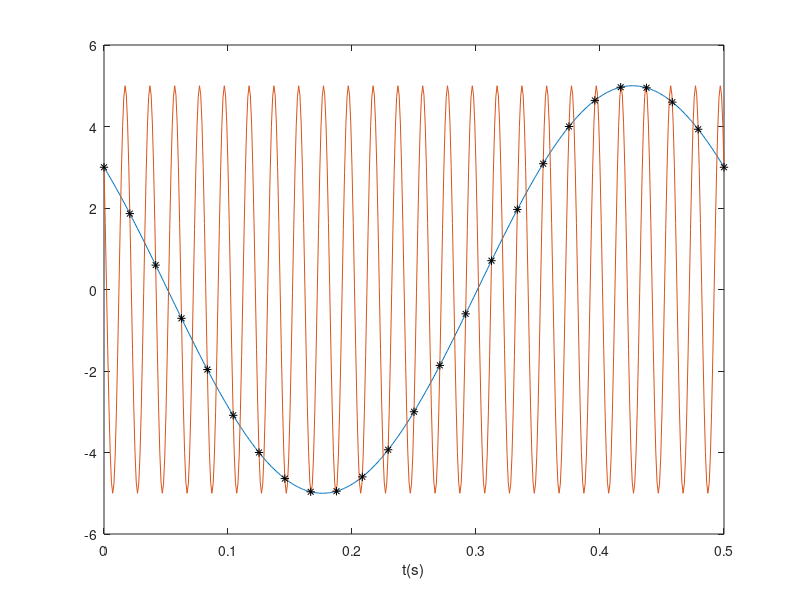
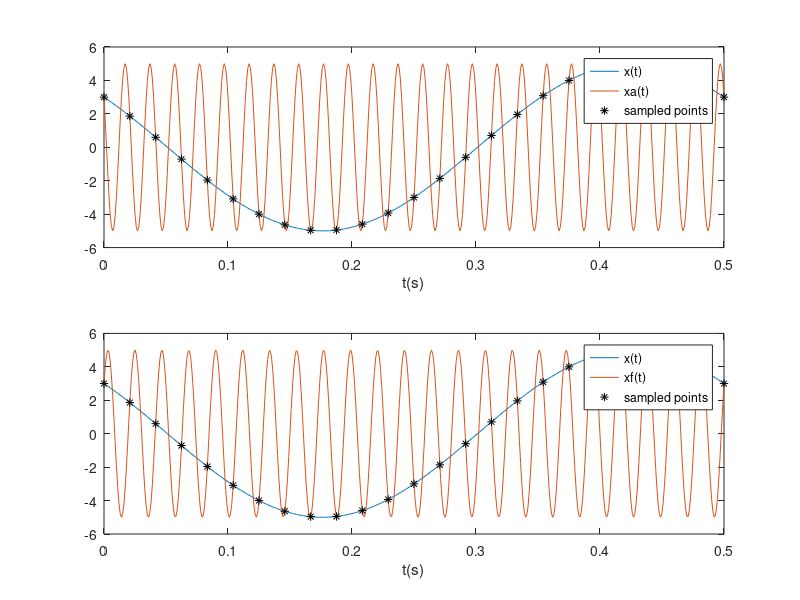

Write MATLAB code to recreate these figures, in order. (Note: this script raises an error after producing the figures.)
% BME671L Lab #6: aliasing, folding, images

% Your name: Jiaxu Meng

% LABEL ALL AXES WHERE APPROPRIATE
 
close all, clear all

%%
% Q1: Consider three sinusoids: 
% a) x(t) = (3 + 4j)exp(j 4 pi t)=5*exp(j(4pi*t+0.9273)). A sampled version of this sinusoid x[n]
%    is obtained using a sampling frequency of fs = 48 Hz.
% b) xa(t) that has the same discrete-time signal x[n] as a result of
%    aliasing. Use the signal with the smallest possible frequency.
% c) xf(t) that has the same discrete-time signal x[n] as a result of
%    folding. Use the signal with the smallest possible frequency.
% fa=50Hz wa^=+-25pi/12
% ff=46Hz wf^=+-23pi/12

%%
% Q2: Plot the real parts of x(t) and xa(t) on the same graph.
% Indicate the sampled points. 

t = 0:0.001:0.5;
ts = 0:(1/48):0.5;
x = @(t) 5*cos(4*pi*t+0.9273);
xa = @(t) 5*cos(100*pi*t+0.9273);
xf = @(t) 5*cos(92*pi*t-0.9273);
figure;
plot(t,x(t),t,xa(t));
hold on
plot(ts,xa(ts),'k*');
xlabel('t(s)');

%%
% Q3: Make a similar plot for x(t) and xf(t). Use subplot to put the plots
% of Q2 and Q3 on the same figure. Add legends.
figure;
subplot(2,1,1);
plot(t,x(t),t,xa(t));
hold on
plot(ts,xa(ts),'k*');
xlabel('t(s)');
legend('x(t)','xa(t)','sampled points');
subplot(2,1,2);
plot(t,x(t),t,xf(t));
hold on
plot(ts,xf(ts),'k*');
xlabel('t(s)');
legend('x(t)','xf(t)','sampled points');

%%
% Q4: Plot the discrete-time spectra of all 3 signals on the same
% graph. Feel free to use any commands from previous labs. Use w for
% the x-axis.
figure;
f = [-25*pi/12 -23*pi/12 -pi/12 pi/12 23*pi/12 25*pi/12];
X = [3-1i*4 3+1i*4 3-1i*4 3+1i*4 3-1i*4 3+1i*4];
plot_spectra(f, X, 'w');

% ********************************************************************
%   SHOW YOUR SPECTRUM TO THE TA TO RECEIVE CREDIT FOR THE LAB
% ******************************************** ***********************

%%
% Q5: Describe the patterns in the magnitude and phase plots. 

% YOUR ANSWER: w_hat equals +/-pi/12 gives the primary alias,
% which corresponds to the digitized x(t).  w_hat equals +/-23pi/12 gives
% the folding alias, which corresponds to the digitized xf(t).  w_hat
% equals +/-25pi/12 gives the aliasing alias, which corresponds to the
% digitized xa(t).
% In magnitude spectrum, 6 spectral lines are of the same
% magnitude which is 5. 
% In phase spectrum, 3 spectral lines with negative phase indicates
% conjugate complex phasor.  The folding case is special since the positive
% component (23pi/12) corresponds to the conjugate one.

%%
% Q6: There are an infinite number of signals that have the same
% principal alias. xa2(t) and xf2(t) are even higher frequency signals
% that have same discrete-time signal x[n] as a result of
% aliasing/folding. List 3 possible frequencies for each and create a
% new figure that displays the spectrum with these additional signals.

% YOUR ANSWER:
% fa2 = 98, 146, 194
% ff2 = 94, 142, 190
figure;
f_pos = [pi/12 23*pi/12 25*pi/12 47*pi/12 49*pi/12 71*pi/12 73*pi/12 95*pi/12 97*pi/12];
X_pos = [3+1i*4 3-1i*4 3+1i*4 3-1i*4 3+1i*4 3-1i*4 3+1i*4 3-1i*4 3+1i*4];
f_neg = flip(-f_pos);
X_neg = flip(conj(X_pos));
f = cat(1,f_neg,f_pos);
X = cat(1,X_neg,X_pos);
plot_spectra(f, X, 'w');

%%
% Q7: Up until now we have only considered time-dependent signals.
% However, the sampling theorem applies to any continuous signal. For
% example, digital images are created by sampling in two spatial
% dimensions. 
%   * Load lighthouse.mat which has an image stored as xx.
%   * Display the image using imshow
figure;
xx = load('lighthouse.mat');
imshow(xx.xx);
axis on

%%
% Q8: To save space, sometimes images are down-sampled to a lower
% resolution. Simulate down-sampling by throwing away every other
% sample in both directions. Display the image using imshow. Why is
% the figure smaller?
figure;
xx = xx.xx;
x2 = xx(1:2:end,1:2:end);
imshow(x2);
whos x2
% YOUR ANSWER: Down-sampling removes every other sample away, so it shrink
% the size of the image

%%
% Q9: To avoid automatic resizing of figure with the down-sampled
% image, display the image using imagesc. Matlab defaults to a color
% map called "parula". Check out how this affects the image before
% changing the color map to gray. Also turn the axis off.
figure;
imagesc(x2);
colormap(gray);
axis off

%% 
% Q10: There is aliasing in the down-sampled image. Describe how the
% aliasing appears visually. Which parts of the imaging show the
% aliasing effects most dramatically?

% YOUR ANSWER: The edges are not clear and different fences cannot be
% distinguished.
% The fences are alisaed dramatically.

%%
% Q11: Explain why the aliasing happens in the lighthouse image using
% a "frequency domain" explanation. In other words, estimate the
% frequency of the features that are being aliased in cycles per
% pixel. How does your frequency estimate relate to the Sampling
% Theorem?

cyclepixel=xx(200,150:320);
figure;
plot(cyclepixel);
xlabel('pixel');

% YOUR ANSWER: The fence has more high frequency components (many edges with narrow distance)
% than the other part of the image.  When the image experiences
% down-sampling, the dramatic effect of aliasing appears at the fence since
% the high frequency component is aliased to low frequency.
% The frequency is increasing from the left to the right.  The frequency is
% 10 cycles/20 pixel=0.5 cycle/pixel, so fmax=0.5Hz.
% In sampling theorem, fs should be larger than 2fmax, which is 1
% cycle/pixel.
% The sampling period Ts is 2 pixels due to downsampling by
% removing every other pixel, so the sampling frequency fs is 0.5
% samples/pixel.

%%
% When you are done:
%	* Show the indicated result/figure to the TA during the lab period
%       to receive credit
%	* upload your script to Sakai
%   * upload a pdf containing your script and outputs.
%   * PRINT a copy of your pdf to turn in at the beginning of class on
%     Tuesday
                                                                                                                                                                                                                                                                                                                                                    